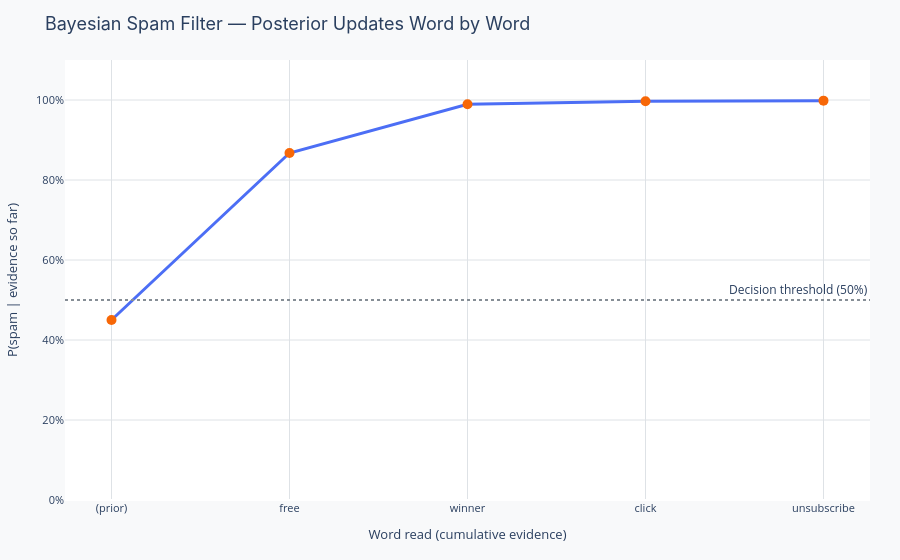

The notebook cell saved with this chart:
### Markdown cell above
---
## Real-world example: Spam filter classification

A spam filter is a live Bayes' theorem machine. It starts with a prior P(spam) based on how much spam typically flows into inboxes, then updates that probability as it reads each word in the email.

The chart below simulates how the posterior probability of spam updates as a Naive Bayes filter reads successive words in an email containing "free", "winner", "click", and "unsubscribe". Notice:

- **Notice:** The prior starts near 45%, close to half of all email is spam, and the first suspicious word immediately pushes the posterior above 70%
- **Notice:** Each additional keyword compounds the evidence; by the fourth word the model is over 97% confident the email is spam
- **Notice:** The update slows as it approaches 100%, it becomes increasingly hard to move a probability that's already very high

> **Discussion question:** If the filter misclassifies a legitimate newsletter as spam (a false positive), what would you adjust, the prior, the likelihood, or the decision threshold, and why?

### Code cell
# ── Naive Bayes spam filter simulation ─────────────────────────────────────────
# P(word | spam) values estimated from common spam-filtering research
words        = ["(prior)", "free", "winner", "click", "unsubscribe"]
p_word_spam  = [None, 0.80, 0.72, 0.65, 0.60]  # P(word|spam)
p_word_ham   = [None, 0.10, 0.05, 0.20, 0.30]  # P(word|not spam)

prior_spam = 0.45
posteriors = [prior_spam]
p = prior_spam

for i in range(1, len(words)):
    ps  = p_word_spam[i]
    ph  = p_word_ham[i]
    # Bayes update
    numerator   = ps * p
    denominator = ps * p + ph * (1 - p)
    p = numerator / denominator
    posteriors.append(p)

fig = go.Figure()
fig.add_trace(go.Scatter(
    x=words, y=posteriors,
    mode="lines+markers",
    line=dict(color=PALETTE["primary"], width=3),
    marker=dict(size=10, color=PALETTE["secondary"]),
    name="P(spam | words seen so far)",
    text=[f"{v:.1%}" for v in posteriors],
    textposition="top center",
))
fig.add_hline(y=0.5, line_dash="dot", line_color=PALETTE["muted"],
              annotation_text="Decision threshold (50%)")
layout = base_layout(
    title="Bayesian Spam Filter — Posterior Updates Word by Word",
    xaxis_title="Word read (cumulative evidence)",
    yaxis_title="P(spam | evidence so far)",
)
layout.update(yaxis=dict(range=[0, 1.1], tickformat=".0%"))
fig.update_layout(layout)
fig.show()

### Figure 1 — Plotly figure (JSON) as saved in the notebook; plotly's stock layout.template omitted (floating-point values rounded to 4 significant figures)
{"data": [{"line": {"color": "#4C6EF5", "width": 3}, "marker": {"color": "#F76707", "size": 10}, "mode": "lines+markers", "name": "P(spam | words seen so far)", "text": ["45.0%", "86.7%", "99.0%", "99.7%", "99.8%"], "textposition": "top center", "type": "scatter", "x": ["(prior)", "free", "winner", "click", "unsubscribe"], "y": [0.45, 0.8675, 0.9895, 0.9967, 0.9984]}], "layout": {"annotations": [{"showarrow": false, "text": "Decision threshold (50%)", "x": 1, "xanchor": "right", "xref": "x domain", "y": 0.5, "yanchor": "bottom", "yref": "y"}], "legend": {"font": {"size": 12}}, "margin": {"b": 60, "l": 60, "r": 30, "t": 60}, "paper_bgcolor": "#F8F9FA", "plot_bgcolor": "#FFFFFF", "shapes": [{"line": {"color": "#868E96", "dash": "dot"}, "type": "line", "x0": 0, "x1": 1, "xref": "x domain", "y0": 0.5, "y1": 0.5, "yref": "y"}], "title": {"font": {"family": "Inter, Arial, sans-serif", "size": 18}, "text": "Bayesian Spam Filter — Posterior Updates Word by Word"}, "xaxis": {"gridcolor": "#DEE2E6", "tickfont": {"size": 11}, "title": {"font": {"size": 13}, "text": "Word read (cumulative evidence)"}}, "yaxis": {"gridcolor": "#DEE2E6", "range": [0, 1.1], "tickfont": {"size": 11}, "tickformat": ".0%", "title": {"font": {"size": 13}, "text": "P(spam | evidence so far)"}}}}
